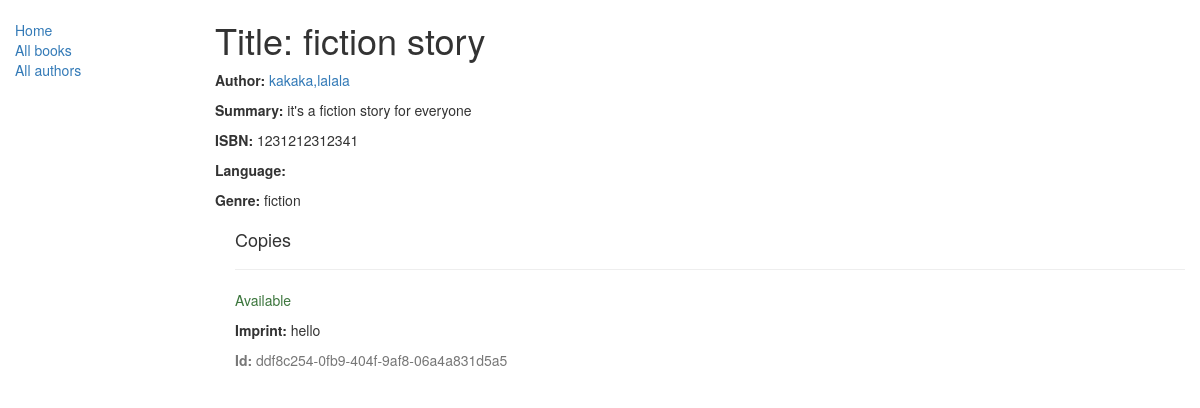
/catalog/book/1, run on the app's committed database.
### catalog/models.py (models this page shows, shortened)
class Book(models.Model):
    title = models.CharField(max_length=200)
    author = models.ForeignKey('Author', on_delete=models.SET_NULL, null=True)
    summary = models.TextField(max_length=1000, help_text='Enter a brief description of the book')
    isbn = models.CharField('ISBN',max_length=13, help_text='13 Character <a href="https://www.isbn-international.org/content/what-isbn">ISBN number</a>')
    genre = models.ManyToManyField('Genre', help_text='Select a genre for this book')
    def display_genre(self):
        return ', '.join([ genre.name for genre in self.genre.all()[:3] ])
    display_genre.short_description = 'Genre'

class Author(models.Model):
    first_name = models.CharField(max_length = 100)
    last_name = models.CharField(max_length =100)
    date_of_birth = models.DateField(null=True, blank=True)
    date_of_death = models.DateField('Died',null=True,blank=True)
    class Meta:
        ordering = ['last_name','first_name']
    def __str__(self):
        return f'{self.last_name},{self.first_name}'

class Genre(models.Model):
    name = models.CharField(max_length=200, help_text="enter a book genre")
    def __str__(self):
        return self.name

class BookInstance(models.Model):
    id = models.UUIDField(primary_key=True, default=uuid.uuid4, help_text='Unique ID for this particular book across whole library')
    book = models.ForeignKey('Book', on_delete= models.SET_NULL, null=True)
    imprint = models.CharField(max_length=200)
    due_back = models.DateField(null=True, blank =True)
    LOAN_STATUS = (
        ('m', 'Maintenance'),
        ('o', 'On loan'),
        ('a', 'Available'),
        ('r', 'Reserved'),
    )
    status = models.CharField(
        max_length =1,
        choices = LOAN_STATUS,
        blank = True,
        default = 'm',
        help_text='Book availability',
    )
    class Meta:
        ordering = ['due_back']

### catalog/views.py (the view)
# urls.py: path('book/<int:pk>', views.BookDetailView.as_view(), name='book-detail'),
class BookDetailView(generic.DetailView):
    model = Book

### catalog/templates/catalog/book_detail.html (shortened to what this page needs)
{% extends "base_generic.html" %}
{% block content %}
  <h1>Title: {{ book.title }}</h1>
  <p><strong>Author:</strong> <a href="">{{ book.author }}</a></p>
  <p><strong>Summary:</strong> {{ book.summary }}</p>
  <p><strong>ISBN:</strong> {{ book.isbn }}</p>
  <p><strong>Language:</strong> {{ book.language }}</p>
  <p><strong>Genre:</strong> {% for genre in book.genre.all %} {{ genre }}{% if not forloop.last %}, {% endif %}{% endfor %}</p>
  <div style="margin-left:20px;margin-top:20px">
    <h4>Copies</h4>
    {% for copy in book.bookinstance_set.all %}
    <hr>
    <p class="{% if copy.status == 'a' %}text-success{% elif copy.status == 'm' %}text-danger{% else %}text-warning{% endif %}">{{ copy.get_status_display }}</p>
    <p><strong>Imprint:</strong> {{copy.imprint}}</p>
    <p class="text-muted"><strong>Id:</strong> {{copy.id}}</p>
    {% endfor %}
  </div>
{% endblock %}

### data on the page
Book: title "fiction story", author "kakaka,lalala", summary "it's a fiction story for everyone", isbn "1231212312341"
Genre: name "fiction"
BookInstance: status "Available", imprint "hello", id "ddf8c254-0fb9-404f-9af8-06a4a831d5a5"
